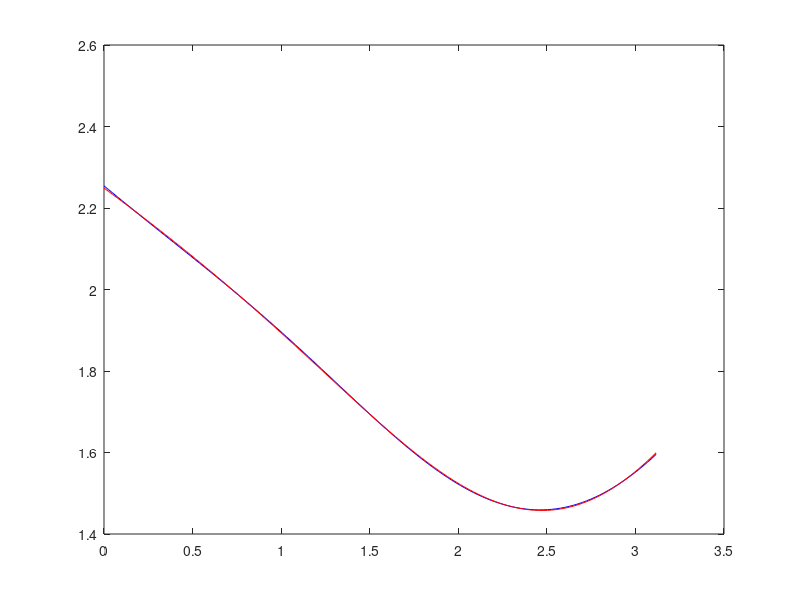

Write the MATLAB code that produced this figure.
% calcolo del vettore dei nodi
x=(pi/128)*(0:127)';
% calcolo dei coseni e seni nei nodi
c0=ones(128,1);
c1=cos(x);
c2=cos(2*x);
c3=cos(3*x);
s1=sin(x);
s2=sin(2*x);
s3=sin(3*x);
% calcolo del polinomio P(x) nei nodi
p=2*c0+(1/3)*c1-(2/5)*s1-(7/100)*c2+(3/200)*s2-(9/1000)*c3+(11/3000)*s3;
% calcolo della matrice del sistema ai minimi quadrati
V=[c0 c1 s1 c2 s2];
% risoluzione del sistema ai minimi quadrati
a=V\p
% calcolo del polinomio Q(x) nei nodi
q=a(1)*c0+a(2)*c1+a(3)*s1+a(4)*c2+a(5)*s2;
% calcolo dell'errore tra i due polinomi nei nodi
err_2=norm(q-p)
err_inf= norm(q-p,inf)
% grafico dei due polinomi
plot(x,p,'b',x,q,'r')

